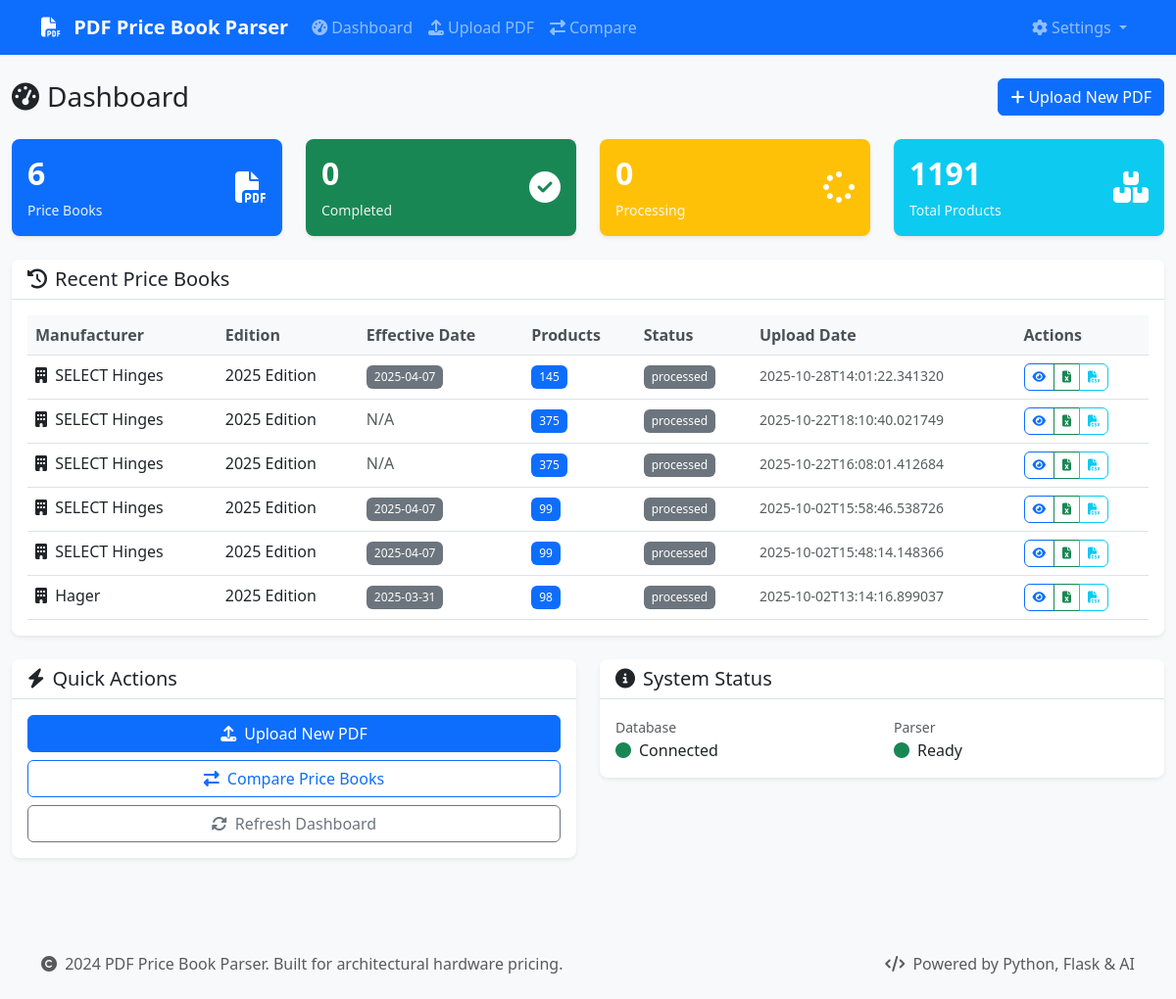
Before: / with the older database file.
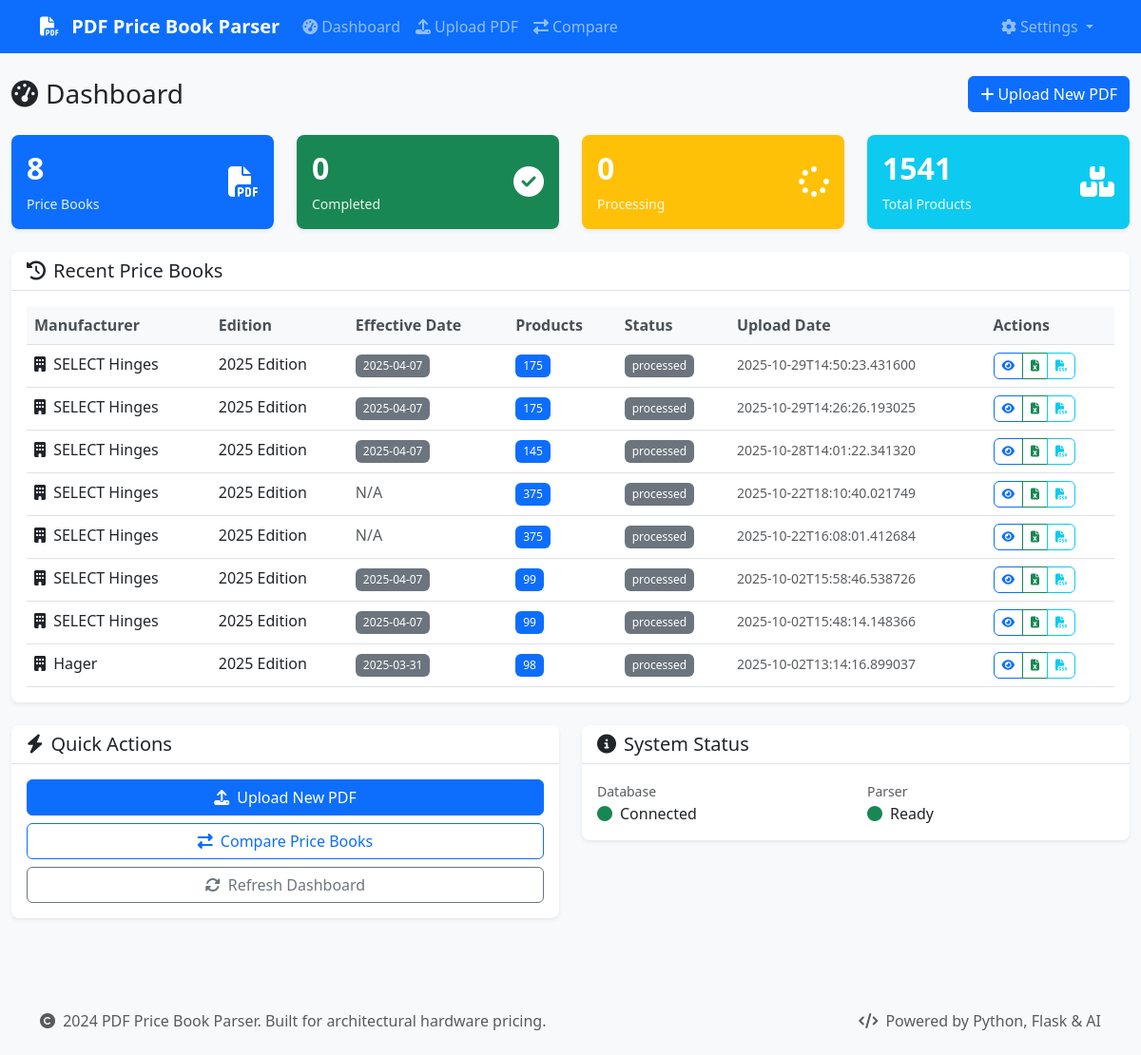
After: the same page with the newer database file.
### database/models.py (models this page shows)
class Manufacturer(Base):
    __tablename__ = 'manufacturers'
    id = Column(Integer, primary_key=True)
    name = Column(String(255), nullable=False)
    code = Column(String(50), unique=True, nullable=False)
    created_at = Column(DateTime, default=datetime.utcnow)
    price_books = relationship("PriceBook", back_populates="manufacturer")
    product_families = relationship("ProductFamily", back_populates="manufacturer")
    finishes = relationship("Finish", back_populates="manufacturer")

class PriceBook(Base):
    __tablename__ = 'price_books'
    id = Column(Integer, primary_key=True)
    manufacturer_id = Column(Integer, ForeignKey('manufacturers.id'), nullable=False)
    edition = Column(String(100))
    effective_date = Column(Date)
    upload_date = Column(DateTime, default=datetime.utcnow)
    file_path = Column(Text)
    file_size = Column(Integer)
    status = Column(String(50), default='processing')  # processing, completed, failed
    parsing_notes = Column(Text)
    manufacturer = relationship("Manufacturer", back_populates="price_books")
    products = relationship("Product", back_populates="price_book", cascade="all, delete-orphan")

### app.py (the view)
@app.route('/')
def index():
    try:
        price_books = price_book_manager.list_price_books()
        return render_template('dashboard.html', price_books=price_books)
    except Exception as e:
        logger.error(f"Error loading dashboard: {e}")
        flash('Error loading dashboard', 'error')
        return render_template('dashboard.html', price_books=[])

### database/manager.py (called while the page is built)
    def get_session(self) -> Session:
        return self.db_manager.get_session()

    def list_price_books(self, manufacturer_id: int = None) -> List[Dict[str, Any]]:
        session = self.get_session()
        try:
            query = session.query(PriceBook).join(Manufacturer)
            if manufacturer_id:
                query = query.filter(PriceBook.manufacturer_id == manufacturer_id)
            price_books = query.order_by(PriceBook.upload_date.desc()).all()
            return [self.get_price_book_summary(pb.id) for pb in price_books]
        finally:
            session.close()

### database/models.py (called while the page is built)
    def get_session(self):
        return self.SessionLocal()

### templates/dashboard.html (shortened to what this page needs)
{% extends "base.html" %}
{% block content %}
<div class="row">
    <div class="col-12">
        <div class="d-flex justify-content-between align-items-center mb-4">
            <h1 class="h3 mb-0">
                <i class="fas fa-tachometer-alt me-2"></i>Dashboard
            </h1>
            <a href="{{ url_for('upload_pdf') }}" class="btn btn-primary">
                <i class="fas fa-plus me-1"></i>Upload New PDF
            </a>
        </div>
    </div>
</div>
<div class="row mb-4">
    <div class="col-md-3">
        <div class="card bg-primary text-white">
            <div class="card-body">
                <div class="d-flex justify-content-between">
                    <div>
                        <h4 class="card-title">{{ price_books|length }}</h4>
                        <p class="card-text">Price Books</p>
                    </div>
                    <div class="align-self-center">
                        <i class="fas fa-file-pdf fa-2x"></i>
                    </div>
                </div>
            </div>
        </div>
    </div>
    <div class="col-md-3">
        <div class="card bg-success text-white">
            <div class="card-body">
                <div class="d-flex justify-content-between">
                    <div>
                        <h4 class="card-title">{{ price_books|selectattr('status', 'equalto', 'completed')|list|length }}</h4>
                        <p class="card-text">Completed</p>
                    </div>
                    <div class="align-self-center">
                        <i class="fas fa-check-circle fa-2x"></i>
                    </div>
                </div>
            </div>
        </div>
    </div>
    <div class="col-md-3">
        <div class="card bg-warning text-white">
            <div class="card-body">
                <div class="d-flex justify-content-between">
                    <div>
                        <h4 class="card-title">{{ price_books|selectattr('status', 'equalto', 'processing')|list|length }}</h4>
                        <p class="card-text">Processing</p>
                    </div>
                    <div class="align-self-center">
                        <i class="fas fa-spinner fa-2x"></i>
                    </div>
                </div>
            </div>
        </div>
    </div>
    <div class="col-md-3">
        <div class="card bg-info text-white">
            <div class="card-body">
                <div class="d-flex justify-content-between">
                    <div>
                        <h4 class="card-title">{{ price_books|sum(attribute='product_count') }}</h4>
                        <p class="card-text">Total Products</p>
                    </div>
                    <div class="align-self-center">
                        <i class="fas fa-boxes fa-2x"></i>
                    </div>
                </div>
            </div>
        </div>
    </div>
</div>
<div class="row">
    <div class="col-12">
        <div class="card">
            <div class="card-header">
                <h5 class="card-title mb-0">
                    <i class="fas fa-history me-2"></i>Recent Price Books
                </h5>
            </div>
            <div class="card-body">
                {% if price_books %}
                    <div class="table-responsive">
                        <table class="table table-hover">
                            <thead>
                                <tr>
                                    <th>Manufacturer</th>
                                    <th>Edition</th>
                                    <th>Effective Date</th>
                                    <th>Products</th>
                                    <th>Status</th>
                                    <th>Upload Date</th>
                                    <th>Actions</th>
                                </tr>
                            </thead>
                            <tbody>
                                {% for book in price_books[:10] %}
                                <tr>
                                    <td>
                                        <i class="fas fa-building me-1"></i>
                                        {{ book.manufacturer }}
                                    </td>
                                    <td>{{ book.edition or 'N/A' }}</td>
                                    <td>
                                        {% if book.effective_date %}
                                            <span class="badge bg-secondary">{{ book.effective_date }}</span>
                                        {% else %}
                                            <span class="text-muted">N/A</span>
                                        {% endif %}
                                    </td>
                                    <td>
                                        <span class="badge bg-primary">{{ book.product_count }}</span>
                                    </td>
                                    <td>
                                        {% if book.status == 'completed' %}
                                            <span class="badge bg-success">
                                                <i class="fas fa-check me-1"></i>Completed
                                            </span>
                                        {% elif book.status == 'processing' %}
                                            <span class="badge bg-warning">
                                                <i class="fas fa-spinner me-1"></i>Processing
                                            </span>
                                        {% elif book.status == 'failed' %}
                                            <span class="badge bg-danger">
                                                <i class="fas fa-times me-1"></i>Failed
                                            </span>
                                        {% else %}
                                            <span class="badge bg-secondary">{{ book.status }}</span>
                                        {% endif %}
                                    </td>
                                    <td>
                                        <small class="text-muted">{{ book.upload_date }}</small>
                                    </td>
                                    <td>
                                        <div class="btn-group btn-group-sm" role="group">
                                            <a href="{{ url_for('preview', price_book_id=book.id) }}"
                                               class="btn btn-outline-primary" title="Preview">
                                                <i class="fas fa-eye"></i>
                                            </a>
                                            <a href="{{ url_for('export', price_book_id=book.id, format='excel') }}"
                                               class="btn btn-outline-success" title="Export Excel">
                                                <i class="fas fa-file-excel"></i>
                                            </a>
                                            <a href="{{ url_for('export', price_book_id=book.id, format='csv') }}"
                                               class="btn btn-outline-info" title="Export CSV">
                                                <i class="fas fa-file-csv"></i>
                                            </a>
                                        </div>
                                    </td>
                                </tr>
                                {% endfor %}
                            </tbody>
                        </table>
                    </div>
                {% endif %}
            </div>
        </div>
    </div>
</div>
<div class="row mt-4">
    <div class="col-md-6">
        <div class="card">
            <div class="card-header">
                <h5 class="card-title mb-0">
                    <i class="fas fa-bolt me-2"></i>Quick Actions
                </h5>
            </div>
            <div class="card-body">
                <div class="d-grid gap-2">
                    <a href="{{ url_for('upload_pdf') }}" class="btn btn-primary">
                        <i class="fas fa-upload me-2"></i>Upload New PDF
                    </a>
                    <a href="{{ url_for('compare') }}" class="btn btn-outline-primary">
                        <i class="fas fa-exchange-alt me-2"></i>Compare Price Books
                    </a>
                    <button class="btn btn-outline-secondary" onclick="refreshDashboard()">
                        <i class="fas fa-sync-alt me-2"></i>Refresh Dashboard
                    </button>
                </div>
            </div>
        </div>
    </div>
    <div class="col-md-6">
        <div class="card">
            <div class="card-header">
                <h5 class="card-title mb-0">
                    <i class="fas fa-info-circle me-2"></i>System Status
                </h5>
            </div>
            <div class="card-body">
                <div class="row">
                    <div class="col-6">
                        <small class="text-muted">Database</small>
                        <div class="d-flex align-items-center">
                            <i class="fas fa-circle text-success me-2"></i>
                            <span>Connected</span>
                        </div>
                    </div>
                    <div class="col-6">
                        <small class="text-muted">Parser</small>
                        <div class="d-flex align-items-center">
                            <i class="fas fa-circle text-success me-2"></i>
                            <span>Ready</span>
                        </div>
                    </div>
                </div>
            </div>
        </div>
    </div>
</div>
{% endblock %}

### templates/base.html (shortened to what this page needs)
<!DOCTYPE html>
<html lang="en">
<head>
    <link href="https://cdn.jsdelivr.net/npm/bootstrap@5.3.0/dist/css/bootstrap.min.css" rel="stylesheet">
    <link href="https://cdnjs.cloudflare.com/ajax/libs/font-awesome/6.4.0/css/all.min.css" rel="stylesheet">
    <link href="{{ url_for('static', filename='css/style.css') }}" rel="stylesheet">
</head>
<body>
    <nav class="navbar navbar-expand-lg navbar-dark bg-primary">
        <div class="container">
            <a class="navbar-brand" href="{{ url_for('index') }}">
                <i class="fas fa-file-pdf me-2"></i>
                PDF Price Book Parser
            </a>
            <div class="collapse navbar-collapse" id="navbarNav">
                <ul class="navbar-nav me-auto">
                    <li class="nav-item">
                        <a class="nav-link" href="{{ url_for('index') }}">
                            <i class="fas fa-tachometer-alt me-1"></i>Dashboard
                        </a>
                    </li>
                    <li class="nav-item">
                        <a class="nav-link" href="{{ url_for('upload_pdf') }}">
                            <i class="fas fa-upload me-1"></i>Upload PDF
                        </a>
                    </li>
                    <li class="nav-item">
                        <a class="nav-link" href="{{ url_for('compare') }}">
                            <i class="fas fa-exchange-alt me-1"></i>Compare
                        </a>
                    </li>
                </ul>
                <ul class="navbar-nav">
                    <li class="nav-item dropdown">
                        <a class="nav-link dropdown-toggle" href="#" id="navbarDropdown" role="button" data-bs-toggle="dropdown">
                            <i class="fas fa-cog me-1"></i>Settings
                        </a>
                    </li>
                </ul>
            </div>
        </div>
    </nav>
    <main class="container-fluid py-4">
        {% block content %}{% endblock %}
    </main>
    <footer class="bg-light mt-5 py-4">
        <div class="container">
            <div class="row">
                <div class="col-md-6">
                    <p class="text-muted mb-0">
                        <i class="fas fa-copyright me-1"></i>
                        2024 PDF Price Book Parser. Built for architectural hardware pricing.
                    </p>
                </div>
                <div class="col-md-6 text-md-end">
                    <p class="text-muted mb-0">
                        <i class="fas fa-code me-1"></i>
                        Powered by Python, Flask & AI
                    </p>
                </div>
            </div>
        </div>
    </footer>
</body>
</html>

### static/css/style.css (style rules this page uses)
:root { --primary-color: #0d6efd; --secondary-color: #6c757d; --success-color: #198754; --danger-color: #dc3545; --warning-color: #ffc107; --info-color: #0dcaf0; --light-color: #f8f9fa; --dark-color: #212529; }
body { font-family: 'Segoe UI', Tahoma, Geneva, Verdana, sans-serif; background-color: #f8f9fa; }
.navbar-brand { font-weight: 600; font-size: 1.25rem; }
.card { border: none; box-shadow: 0 0.125rem 0.25rem rgba(0, 0, 0, 0.075); border-radius: 0.5rem; transition: box-shadow 0.15s ease-in-out; }
.card-header { background-color: #fff; border-bottom: 1px solid #dee2e6; border-radius: 0.5rem 0.5rem 0 0 !important; font-weight: 600; }
.btn { border-radius: 0.375rem; font-weight: 500; transition: all 0.15s ease-in-out; }
.btn-group-sm .btn { padding: 0.25rem 0.5rem; font-size: 0.75rem; }
.table { margin-bottom: 0; }
.table th { border-top: none; font-weight: 600; color: #495057; background-color: #f8f9fa; }
.badge { font-size: 0.75em; font-weight: 500; padding: 0.375rem 0.5rem; }
.card.bg-primary, .card.bg-success, .card.bg-warning, .card.bg-info, .card.bg-danger { border: none; }
.card.bg-primary .card-title, .card.bg-success .card-title, .card.bg-warning .card-title, .card.bg-info .card-title, .card.bg-danger .card-title { font-size: 2rem; font-weight: 700; margin-bottom: 0.5rem; }
.card.bg-primary .card-text, .card.bg-success .card-text, .card.bg-warning .card-text, .card.bg-info .card-text, .card.bg-danger .card-text { font-size: 0.875rem; opacity: 0.9; margin-bottom: 0; }
footer { margin-top: auto; }

Changed rows visible on the page:
added PriceBook: edition "2025 Edition", status "processed"
added PriceBook: edition "2025 Edition", status "processed"
Other visible differences:
{{ price_books|length }}: "6" → "8"
{{ price_books|sum(attribute='product_count') }}: "1191" → "1541"
new list line: "SELECT Hinges"
new list line: "2025-04-07 175 2025-10-29T14:50:23.431600"
new list line: "2025-04-07 175 2025-10-29T14:26:26.193025"
